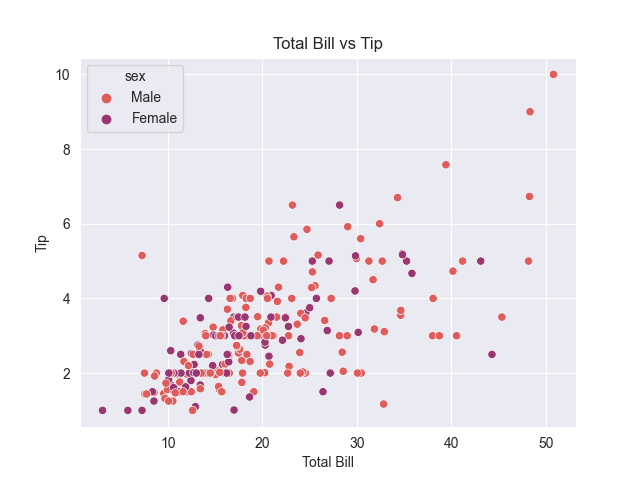

The Python source for this figure:
#import the modules
import seaborn as sns
import matplotlib.pyplot as plt

# Create some example data
tips = sns.load_dataset("tips")

#pretty style
sns.set_style("darkgrid")
# Create a scatter plot using Seaborn
sns.scatterplot(data=tips, x="total_bill", y="tip", hue="sex", palette="flare")

# Add labels and title
plt.xlabel("Total Bill")
plt.ylabel("Tip")
plt.title("Total Bill vs Tip")

# Show the plot
plt.show()
